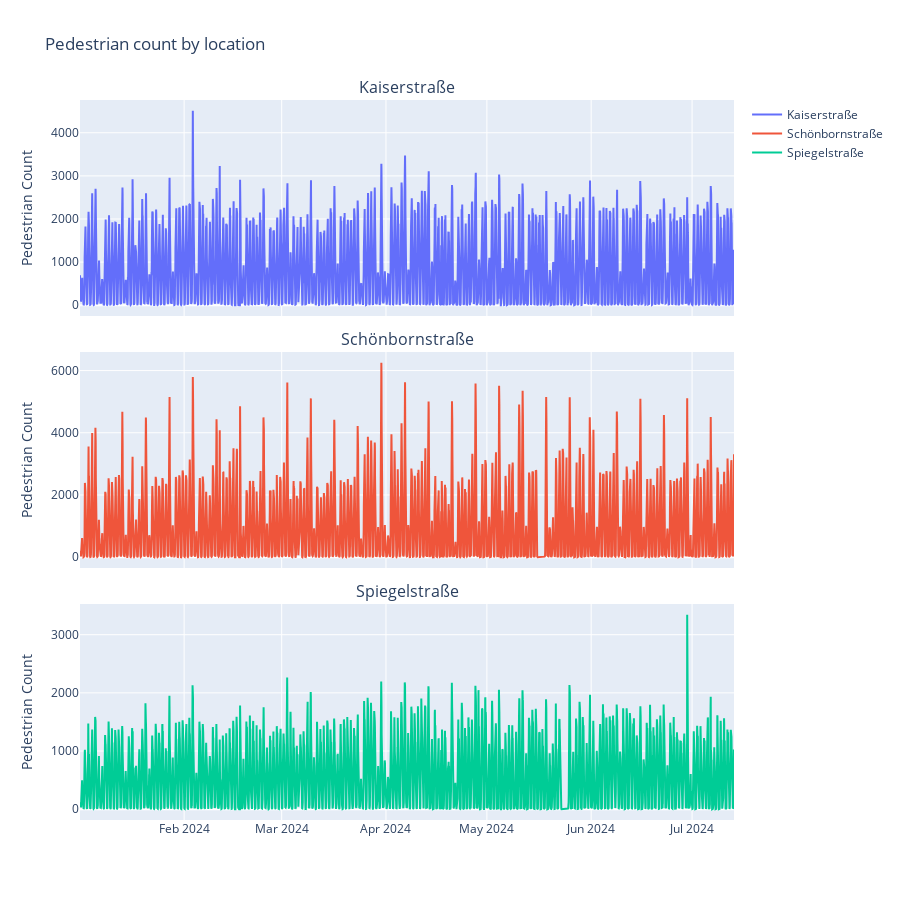

Here is the notebook cell this chart was saved with:
### Markdown cell above
### Pedestrian count by location

### Code cell
# Create subplots with shared X-axis and subplot titles
fig = make_subplots(rows=3, cols=1, shared_xaxes=True, vertical_spacing=0.05,
                    subplot_titles=("Kaiserstraße", "Schönbornstraße", "Spiegelstraße"))

# Iterate through unique street names in data_pre and add traces to subplots
for i, street in enumerate(data_pre['location_name'].unique()):
    df_street = data_pre[data_pre['location_name'] == street]
    fig.add_trace(
        go.Scatter(x=df_street['datetime'], y=df_street['series'], name=street),
        row=i+1, col=1
    )

# Customize layout
fig.update_layout(height=900, title_text="Pedestrian count by location")
fig.update_yaxes(title_text="Pedestrian Count")

### Figure 1 — Plotly figure (JSON) as saved in the notebook; plotly's stock layout.template omitted (floating-point values rounded to 4 significant figures; data arrays with more than 128 entries replaced by an {"elided": "..."} marker saying what was removed)
{"data": [{"name": "Kaiserstraße", "type": "scatter", "x": {"elided": "4638 str values"}, "xaxis": "x", "y": {"elided": "4638 int values"}, "yaxis": "y"}, {"name": "Schönbornstraße", "type": "scatter", "x": {"elided": "4626 str values"}, "xaxis": "x2", "y": {"elided": "4626 int values"}, "yaxis": "y2"}, {"name": "Spiegelstraße", "type": "scatter", "x": {"elided": "4633 str values"}, "xaxis": "x3", "y": {"elided": "4633 int values"}, "yaxis": "y3"}], "layout": {"annotations": [{"font": {"size": 16}, "showarrow": false, "text": "Kaiserstraße", "x": 0.5, "xanchor": "center", "xref": "paper", "y": 1, "yanchor": "bottom", "yref": "paper"}, {"font": {"size": 16}, "showarrow": false, "text": "Schönbornstraße", "x": 0.5, "xanchor": "center", "xref": "paper", "y": 0.65, "yanchor": "bottom", "yref": "paper"}, {"font": {"size": 16}, "showarrow": false, "text": "Spiegelstraße", "x": 0.5, "xanchor": "center", "xref": "paper", "y": 0.3, "yanchor": "bottom", "yref": "paper"}], "height": 900, "title": {"text": "Pedestrian count by location"}, "xaxis": {"anchor": "y", "domain": [0, 1], "matches": "x3", "showticklabels": false}, "xaxis2": {"anchor": "y2", "domain": [0, 1], "matches": "x3", "showticklabels": false}, "xaxis3": {"anchor": "y3", "domain": [0, 1]}, "yaxis": {"anchor": "x", "domain": [0.7, 1], "title": {"text": "Pedestrian Count"}}, "yaxis2": {"anchor": "x2", "domain": [0.35, 0.65], "title": {"text": "Pedestrian Count"}}, "yaxis3": {"anchor": "x3", "domain": [0, 0.3], "title": {"text": "Pedestrian Count"}}}}
